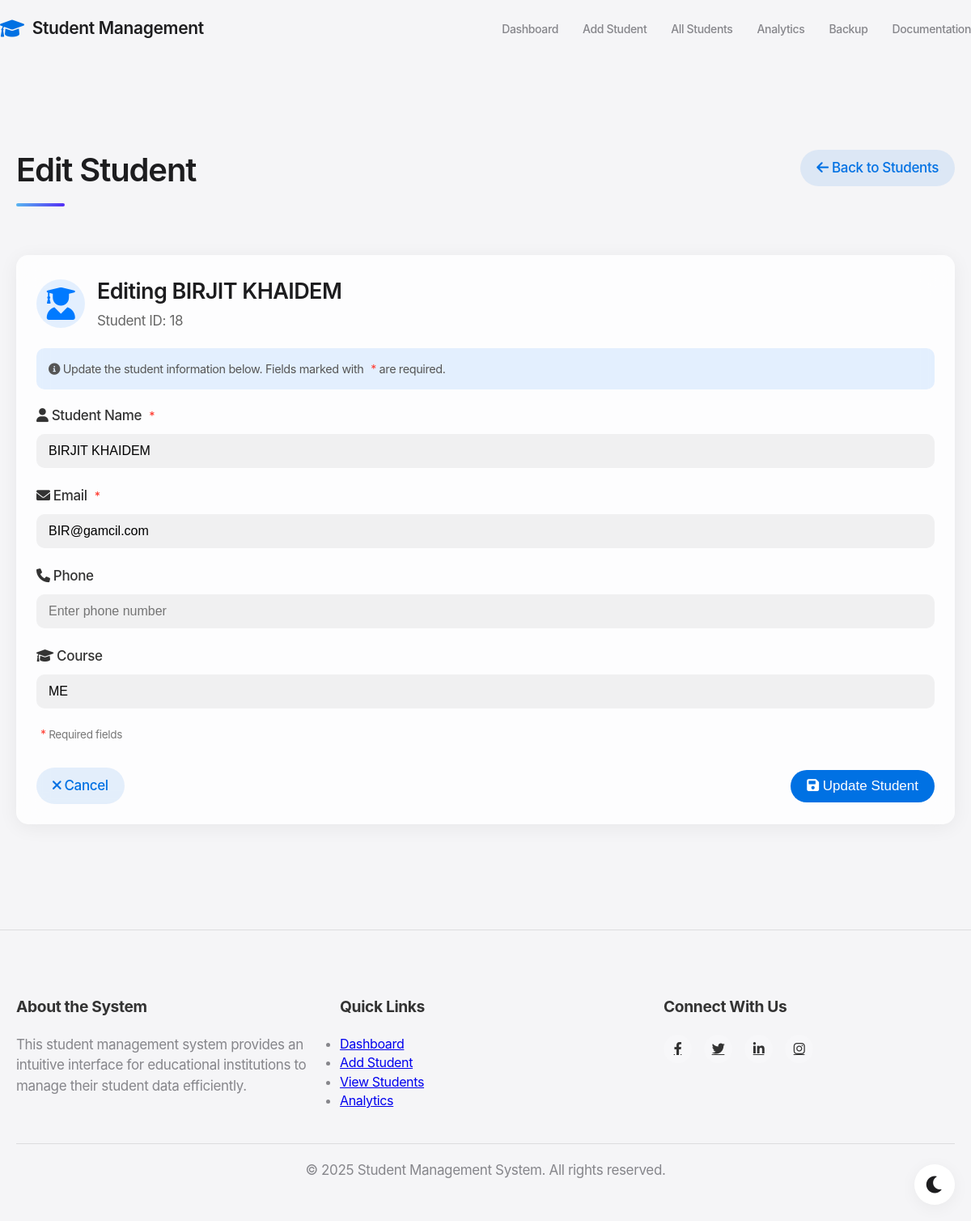
Page /edit_student.php?id=18 on the committed database.
### tables this page shows
CREATE TABLE `students` (
  `id` int NOT NULL AUTO_INCREMENT,
  `name` varchar(100) NOT NULL,
  `email` varchar(100) NOT NULL,
  `phone` varchar(15) DEFAULT NULL,
  `course` varchar(50) DEFAULT NULL,
  `created_at` timestamp NULL DEFAULT CURRENT_TIMESTAMP,
  PRIMARY KEY (`id`)
);

### edit_student.php (the view, shortened to what this page needs)
<?php
require_once 'config/db.php';
$id = $_GET['id'];
$sql = "SELECT * FROM students WHERE id = ?";
$stmt = $conn->prepare($sql);
$stmt->bind_param("i", $id);
$stmt->execute();
$result = $stmt->get_result();
$student = $result->fetch_assoc();
?>
<!DOCTYPE html>
<html lang="en">
<head>
    <link rel="stylesheet" href="assets/css/apple.css">
    <link rel="stylesheet" href="https://cdnjs.cloudflare.com/ajax/libs/font-awesome/6.0.0/css/all.min.css">
</head>
<body>
    <div class="theme-toggle" onclick="toggleAppleTheme()">
        <i id="theme-icon" class="fas fa-moon"></i>
    </div>
    <nav class="apple-nav apple-container">
        <a href="index.php" class="apple-nav-brand">
            <i class="fas fa-graduation-cap"></i>
            Student Management
        </a>
        <ul class="apple-nav-menu">
            <li class="apple-nav-item"><a href="index.php" class="apple-nav-link">Dashboard</a></li>
            <li class="apple-nav-item"><a href="add_student.php" class="apple-nav-link">Add Student</a></li>
            <li class="apple-nav-item"><a href="view_students.php" class="apple-nav-link">All Students</a></li>
            <li class="apple-nav-item"><a href="analytics.php" class="apple-nav-link">Analytics</a></li>
            <li class="apple-nav-item"><a href="backup.php" class="apple-nav-link">Backup</a></li>
            <li class="apple-nav-item"><a href="documentation.php" class="apple-nav-link">Documentation</a></li>
        </ul>
    </nav>
    <div class="apple-container">
        <div class="apple-d-flex apple-justify-between apple-align-center" style="margin-bottom: 30px;">
            <h1 class="apple-section-title">Edit Student</h1>
            <a href="view_students.php" class="apple-btn apple-btn-secondary">
                <i class="fas fa-arrow-left"></i> Back to Students
            </a>
        </div>
        <div class="apple-card" style="margin-bottom: 30px;">
            <div class="editing-title">
                <div class="profile-icon">
                    <i class="fas fa-user-graduate"></i>
                </div>
                <div>
                    <h2>Editing <?php echo htmlspecialchars($student['name']); ?></h2>
                    <p style="margin: 5px 0 0 0; color: #666;">Student ID: <?php echo $student['id']; ?></p>
                </div>
            </div>
            <div class="form-tip">
                <i class="fas fa-info-circle"></i>
                Update the student information below. Fields marked with <span class="required-field">*</span> are required.
            </div>
            <form method="POST" class="apple-form">
                <div class="apple-form-group">
                    <label for="name"><i class="fas fa-user"></i> Student Name <span class="required-field">*</span></label>
                    <input type="text" id="name" name="name" value="<?php echo htmlspecialchars($student['name']); ?>" required class="apple-form-control" autocomplete="off">
                </div>
                <div class="apple-form-group">
                    <label for="email"><i class="fas fa-envelope"></i> Email <span class="required-field">*</span></label>
                    <input type="email" id="email" name="email" value="<?php echo htmlspecialchars($student['email']); ?>" required class="apple-form-control" autocomplete="off">
                </div>
                <div class="apple-form-group">
                    <label for="phone"><i class="fas fa-phone"></i> Phone</label>
                    <input type="text" id="phone" name="phone" value="<?php echo htmlspecialchars($student['phone']); ?>" class="apple-form-control" placeholder="Enter phone number" autocomplete="off">
                </div>
                <div class="apple-form-group">
                    <label for="course"><i class="fas fa-graduation-cap"></i> Course</label>
                    <input type="text" id="course" name="course" value="<?php echo htmlspecialchars($student['course']); ?>" class="apple-form-control" placeholder="Enter course name" autocomplete="off">
                </div>
                <small class="required-note"><span class="required-field">*</span> Required fields</small>
                <div class="apple-d-flex apple-justify-between apple-align-center" style="margin-top: 30px;">
                    <a href="<?php echo isset($_SESSION['edit_referer']) ? $_SESSION['edit_referer'] : 'view_students.php'; ?>" class="apple-btn apple-btn-secondary">
                        <i class="fas fa-times"></i> Cancel
                    </a>
                    <button type="submit" class="apple-btn">
                        <i class="fas fa-save"></i> Update Student
                    </button>
                </div>
            </form>
        </div>
    </div>
    <footer class="apple-footer">
        <div class="apple-container">
            <div class="apple-footer-content">
                <div class="footer-section">
                    <h4>About the System</h4>
                    <p>This student management system provides an intuitive interface for educational institutions to manage their student data efficiently.</p>
                </div>
                <div class="footer-section">
                    <h4>Quick Links</h4>
                    <ul>
                        <li><a href="index.php">Dashboard</a></li>
                        <li><a href="add_student.php">Add Student</a></li>
                        <li><a href="view_students.php">View Students</a></li>
                        <li><a href="analytics.php">Analytics</a></li>
                    </ul>
                </div>
                <div class="footer-section">
                    <h4>Connect With Us</h4>
                    <div class="social-links">
                        <a href="#"><i class="fab fa-facebook-f"></i></a>
                        <a href="#"><i class="fab fa-twitter"></i></a>
                        <a href="#"><i class="fab fa-linkedin-in"></i></a>
                        <a href="#"><i class="fab fa-instagram"></i></a>
                    </div>
                </div>
            </div>
            <div class="apple-footer-bottom">
                <p>&copy; <?php echo date('Y'); ?> Student Management System. All rights reserved.</p>
            </div>
        </div>
    </footer>
</body>
</html>

### assets/css/apple.css (style rules this page uses)
:root { --apple-bg: #f5f5f7; --apple-card: #ffffff; --apple-text-primary: #1d1d1f; --apple-text-secondary: #86868b; --apple-accent-blue: #0071e3; --apple-accent-green: #34c759; --apple-accent-red: #ff3b30; --apple-accent-orange: #ff9500; --apple-accent-yellow: #ffcc00; --apple-border: rgba(0, 0, 0, 0.1); --apple-shadow: rgba(0, 0, 0, 0.05); --apple-dark-bg: #000000; --apple-dark-card: #1d1d1f; --apple-dark-text-primary: #f5f5f7; --apple-dark-text-secondary: #a1a1a6; --apple-dark-border: rgba(255, 255, 255, 0.1); --apple-dark-shadow: rgba(0, 0, 0, 0.3); }
* { margin: 0; padding: 0; box-sizing: border-box; }
body { font-family: "SF Pro Text", "SF Pro Icons", "Helvetica Neue", Helvetica, Arial, sans-serif; background-color: var(--apple-bg); color: var(--apple-text-primary); line-height: 1.47059; letter-spacing: -0.022em; -webkit-font-smoothing: antialiased; -moz-osx-font-smoothing: grayscale; }
.apple-container { max-width: 1200px; margin: 0 auto; padding: 20px; }
h1 { font-size: 40px; font-weight: 600; letter-spacing: -0.028em; margin-bottom: 10px; }
h2 { font-size: 27px; font-weight: 500; letter-spacing: -0.021em; margin-bottom: 8px; }
p { font-size: 17px; line-height: 1.5; letter-spacing: -0.021em; color: var(--apple-text-secondary); }
.apple-card { background-color: var(--apple-card); border-radius: 18px; box-shadow: 0 4px 20px var(--apple-shadow); padding: 24px; margin-bottom: 20px; transition: transform 0.3s ease, box-shadow 0.3s ease; overflow: hidden; }
.apple-btn { display: inline-block; background-color: var(--apple-accent-blue); color: white; font-size: 17px; font-weight: 500; padding: 10px 20px; border-radius: 980px; border: none; cursor: pointer; transition: all 0.2s ease; text-align: center; text-decoration: none; }
.apple-btn-secondary { background-color: rgba(0, 113, 227, 0.1); color: var(--apple-accent-blue); }
.apple-form-group { margin-bottom: 24px; }
.apple-form-group label { display: block; margin-bottom: 8px; font-size: 17px; font-weight: 500; color: var(--apple-text-primary); }
.apple-nav { display: flex; justify-content: space-between; align-items: center; padding: 20px 0; margin-bottom: 40px; }
.apple-nav-brand { font-size: 21px; font-weight: 600; color: var(--apple-text-primary); text-decoration: none; display: flex; align-items: center; }
.apple-nav-brand i { margin-right: 10px; font-size: 24px; color: var(--apple-accent-blue); }
.apple-nav-menu { display: flex; list-style-type: none; }
.apple-nav-item { margin-left: 30px; }
.apple-nav-link { color: var(--apple-text-secondary); text-decoration: none; font-size: 14px; font-weight: 500; position: relative; transition: color 0.2s ease; }
.apple-section-title { position: relative; margin: 50px 0 30px; padding-bottom: 15px; }
.apple-section-title::after { content: ''; position: absolute; bottom: 0; left: 0; width: 60px; height: 4px; background: linear-gradient(to right, #58b5f0, #532df5); border-radius: 2px; }
.apple-footer { padding: 60px 0 30px; color: var(--apple-text-secondary); margin-top: 80px; border-top: 1px solid var(--apple-border); }
.apple-footer-content { display: grid; grid-template-columns: repeat(auto-fit, minmax(250px, 1fr)); gap: 40px; }
.social-links { display: flex; gap: 15px; }
.social-links a { width: 35px; height: 35px; border-radius: 50%; display: flex; align-items: center; justify-content: center; background: rgba(255, 255, 255, 0.2); color: #333; transition: all 0.3s ease; }
.apple-footer-bottom { margin-top: 40px; text-align: center; padding-top: 20px; border-top: 1px solid var(--apple-border); font-size: 12px; }
.apple-fade-in { animation: fadeIn 0.5s ease forwards; }
.theme-toggle { position: fixed; bottom: 20px; right: 20px; width: 50px; height: 50px; border-radius: 50%; background-color: var(--apple-card); box-shadow: 0 4px 20px var(--apple-shadow); display: flex; align-items: center; justify-content: center; cursor: pointer; z-index: 1000; transition: all 0.3s ease; }
.theme-toggle i { font-size: 24px; color: var(--apple-text-primary); }
.apple-d-flex { display: flex; }
.apple-justify-between { justify-content: space-between; }
.apple-align-center { align-items: center; }

### rows in the picture
students: name "BIRJIT KHAIDEM", id "18", email "BIR@gamcil.com", course "ME"
